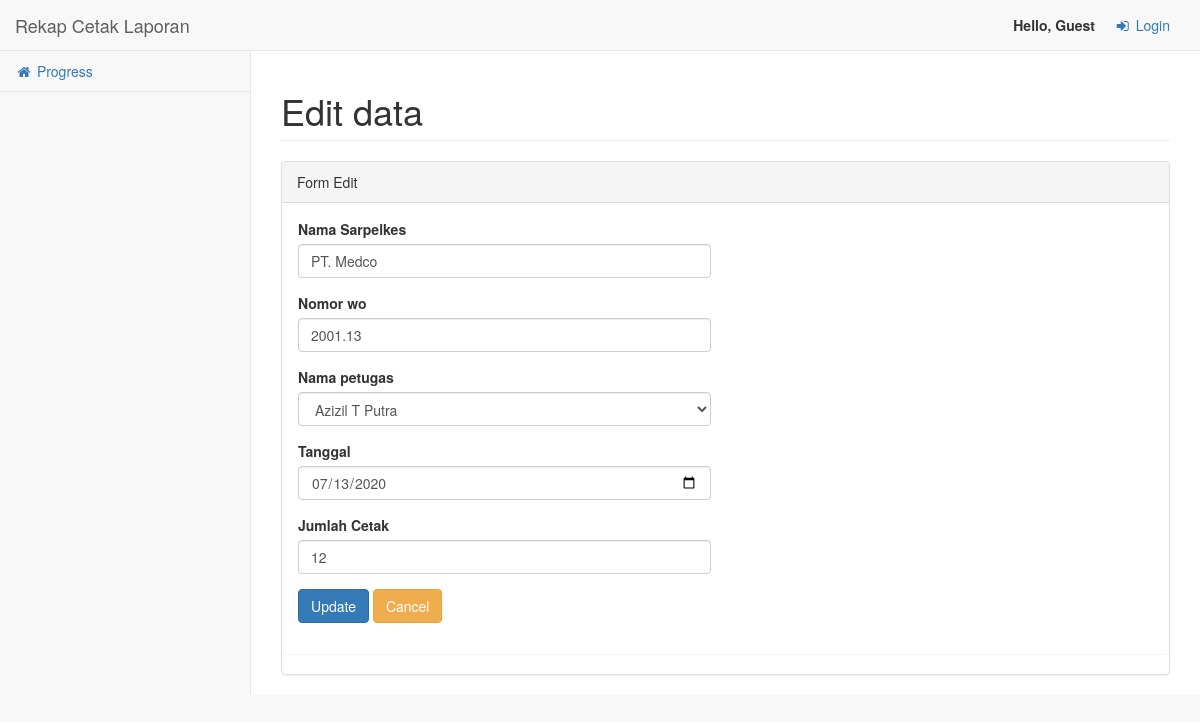
The page /terima/2/edit on the database its author committed.
### app/models.py (models this page shows, shortened)
class Terima(db.Model):
    nomor = db.Column(db.Integer, primary_key=True)
    tanggal = db.Column(db.DateTime, index=True, default=datetime.utcnow)
    jumlah = db.Column(db.Integer)
    sarpelkes = db.Column(db.String(55), nullable=False)
    nomorwo = db.Column(db.String(8), nullable=False)
    petugas = db.Column(db.String(25))

### app/terima/routes.py (the view, shortened to what this page needs)
@mod.route('/terima/<int:id>/edit', methods=['GET','POST'])
def edit(id):
    form = EditForm()
    t = Terima.query.get_or_404(id)
    form.sarpelkes.data = t.sarpelkes
    form.nomorwo.data = t.nomorwo
    form.petugas.data = t.petugas
    form.jumlah.data = t.jumlah
    form.tanggal.data = t.tanggal
    return render_template('edit_terima.html', form=form, title='Terima laporan', page='Edit data')

### app/terima/forms.py
class EditForm(FlaskForm):
    sarpelkes = StringField('Nama Sarpelkes', validators=[DataRequired()])
    nomorwo = StringField('Nomor wo', validators=[DataRequired()])
    petugas = SelectField(
        'Nama petugas',
        choices=[('none', '--pilih petugas--'),('agung', 'M. Agung'), ('andi', 'Andi Purba'), ('azizil', 'Azizil T Putra'), ('ilham', 'M Ilham'), ('sandra', 'Sandra Monika')]
    )
    jumlah = StringField('Jumlah Cetak', validators=[DataRequired()])
    tanggal = DateField('Tanggal', validators=[DataRequired()])
    submit = SubmitField('Update')

### app/templates/edit_terima.html (shortened to what this page needs)
{% extends 'base.html' %}
{% block content %}
    <div class="row">
        <div class="col-lg-12">
            <div class="panel panel-default">
                <div class="panel-heading">
                    Form Edit
                </div>
                <div class="panel panel-body">
                    <div class="row">
                        <div class="col-lg-6">
                            <form action="" method="post" novalidate>
                                <div class="form-group">
                                    {{ form.sarpelkes.label() }}
                                    {% if form.sarpelkes.errors %}
                                        <div class="has-error">
                                            {{ form.sarpelkes(class="form-control") }}
                                            {% for error in form.sarpelkes.errors  %}
                                                <span class="control-label">{{ error }}</span>
                                            {% endfor %}
                                        </div>
                                    {% else %}
                                        {{ form.sarpelkes(class="form-control") }}
                                    {% endif %}
                                </div>
                                <div class="form-group">
                                    {{ form.nomorwo.label() }}
                                    {% if form.nomorwo.errors %}
                                        <div class="has-error">
                                            {{ form.nomorwo(class="form-control") }}
                                            {% for error in form.nomorwo.errors  %}
                                                <span class="control-label">{{ error }}</span>
                                            {% endfor %}
                                        </div>
                                    {% else %}
                                        {{ form.nomorwo(class="form-control") }}
                                    {% endif %}
                                </div>
                                <div class="form-group">
                                    {{ form.petugas.label() }}
                                    {% if form.petugas.errors %}
                                        <div class="has-error">
                                            {{ form.petugas(class="form-control") }}
                                            {% for error in form.petugas.errors  %}
                                                <span class="control-label">{{ error }}</span>
                                            {% endfor %}
                                        </div>
                                    {% else %}
                                        {{ form.petugas(class="form-control") }}
                                    {% endif %}
                                </div>
                                <div class="form-group">
                                    {{ form.tanggal.label() }}
                                    {% if form.tanggal.errors %}
                                        <div class="has-error">
                                            {{ form.tanggal(class="form-control") }}
                                            {% for error in form.tanggal.errors  %}
                                                <span class="control-label">{{ error }}</span>
                                            {% endfor %}
                                        </div>
                                    {% else %}
                                        {{ form.tanggal(class="form-control") }}
                                    {% endif %}
                                </div>
                                <div class="form-group">
                                    {{ form.jumlah.label() }}
                                    {% if form.jumlah.errors %}
                                        <div class="has-error">
                                            {{ form.jumlah(class="form-control") }}
                                            {% for error in form.jumlah.errors  %}
                                                <span class="control-label">{{ error }}</span>
                                            {% endfor %}
                                        </div>
                                    {% else %}
                                        {{ form.jumlah(class="form-control") }}
                                    {% endif %}
                                </div>
                                <div class="form-group">
                                    {{ form.submit(class="btn btn-primary") }}
                                    <a href="{{ url_for('terima.index') }}" class="btn btn-warning">Cancel</a>
                                </div>
                            </form>
                        </div>
                    </div>
                </div>
            </div>
        </div>
    </div>
{% endblock content %}

### rows shown on the page
Terima: sarpelkes "PT. Medco", nomorwo "2001.13", petugas "Azizil T Putra", tanggal "07/13/2020", jumlah "12"

### other values the page prints
{{ page }} "Edit data"
